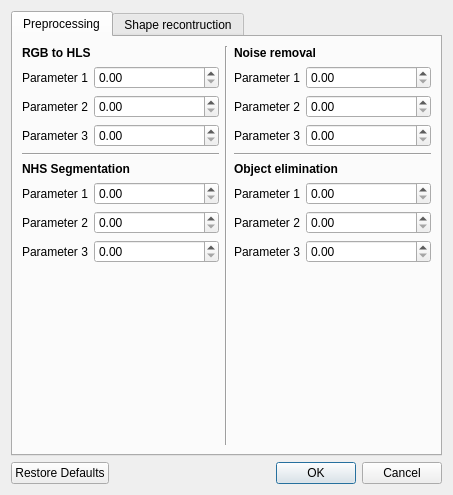
<?xml version="1.0" encoding="UTF-8"?>
<ui version="4.0">
 <class>Options</class>
 <widget class="QDialog" name="Options">
  <property name="geometry">
   <rect>
    <x>0</x>
    <y>0</y>
    <width>453</width>
    <height>495</height>
   </rect>
  </property>
  <property name="windowTitle">
   <string>Options</string>
  </property>
  <layout class="QVBoxLayout" name="verticalLayout_14">
   <item>
    <widget class="QTabWidget" name="tabWidget">
     <property name="currentIndex">
      <number>0</number>
     </property>
     <widget class="QWidget" name="tab">
      <attribute name="title">
       <string>Preprocessing</string>
      </attribute>
      <layout class="QHBoxLayout" name="horizontalLayout">
       <item>
        <layout class="QVBoxLayout" name="verticalLayout_6">
         <item>
          <layout class="QVBoxLayout" name="verticalLayout">
           <item>
            <widget class="QLabel" name="label">
             <property name="font">
              <font>
               <weight>75</weight>
               <bold>true</bold>
              </font>
             </property>
             <property name="text">
              <string>RGB to HLS</string>
             </property>
            </widget>
           </item>
           <item>
            <layout class="QFormLayout" name="formLayout">
             <item row="0" column="0">
              <widget class="QLabel" name="label_2">
               <property name="text">
                <string>Parameter 1</string>
               </property>
              </widget>
             </item>
             <item row="0" column="1">
              <widget class="QDoubleSpinBox" name="doubleSpinBox"/>
             </item>
             <item row="1" column="0">
              <widget class="QLabel" name="label_3">
               <property name="text">
                <string>Parameter 2</string>
               </property>
              </widget>
             </item>
             <item row="1" column="1">
              <widget class="QDoubleSpinBox" name="doubleSpinBox_2"/>
             </item>
             <item row="2" column="0">
              <widget class="QLabel" name="label_4">
               <property name="text">
                <string>Parameter 3</string>
               </property>
              </widget>
             </item>
             <item row="2" column="1">
              <widget class="QDoubleSpinBox" name="doubleSpinBox_3"/>
             </item>
            </layout>
           </item>
          </layout>
         </item>
         <item>
          <widget class="Line" name="line_2">
           <property name="orientation">
            <enum>Qt::Horizontal</enum>
           </property>
          </widget>
         </item>
         <item>
          <layout class="QVBoxLayout" name="verticalLayout_2">
           <item>
            <widget class="QLabel" name="label_5">
             <property name="font">
              <font>
               <weight>75</weight>
               <bold>true</bold>
              </font>
             </property>
             <property name="text">
              <string>NHS Segmentation</string>
             </property>
            </widget>
           </item>
           <item>
            <layout class="QFormLayout" name="formLayout_2">
             <item row="0" column="0">
              <widget class="QLabel" name="label_6">
               <property name="text">
                <string>Parameter 1</string>
               </property>
              </widget>
             </item>
             <item row="0" column="1">
              <widget class="QDoubleSpinBox" name="doubleSpinBox_4"/>
             </item>
             <item row="1" column="0">
              <widget class="QLabel" name="label_7">
               <property name="text">
                <string>Parameter 2</string>
               </property>
              </widget>
             </item>
             <item row="1" column="1">
              <widget class="QDoubleSpinBox" name="doubleSpinBox_5"/>
             </item>
             <item row="2" column="0">
              <widget class="QLabel" name="label_8">
               <property name="text">
                <string>Parameter 3</string>
               </property>
              </widget>
             </item>
             <item row="2" column="1">
              <widget class="QDoubleSpinBox" name="doubleSpinBox_6"/>
             </item>
            </layout>
           </item>
           <item>
            <spacer name="verticalSpacer_2">
             <property name="orientation">
              <enum>Qt::Vertical</enum>
             </property>
             <property name="sizeHint" stdset="0">
              <size>
               <width>20</width>
               <height>40</height>
              </size>
             </property>
            </spacer>
           </item>
          </layout>
         </item>
        </layout>
       </item>
       <item>
        <widget class="Line" name="line">
         <property name="orientation">
          <enum>Qt::Vertical</enum>
         </property>
        </widget>
       </item>
       <item>
        <layout class="QVBoxLayout" name="verticalLayout_5">
         <item>
          <layout class="QVBoxLayout" name="verticalLayout_3">
           <item>
            <widget class="QLabel" name="label_9">
             <property name="font">
              <font>
               <weight>75</weight>
               <bold>true</bold>
              </font>
             </property>
             <property name="text">
              <string>Noise removal</string>
             </property>
            </widget>
           </item>
           <item>
            <layout class="QFormLayout" name="formLayout_3">
             <item row="0" column="0">
              <widget class="QLabel" name="label_10">
               <property name="text">
                <string>Parameter 1</string>
               </property>
              </widget>
             </item>
             <item row="0" column="1">
              <widget class="QDoubleSpinBox" name="doubleSpinBox_7"/>
             </item>
             <item row="1" column="0">
              <widget class="QLabel" name="label_11">
               <property name="text">
                <string>Parameter 2</string>
               </property>
              </widget>
             </item>
             <item row="1" column="1">
              <widget class="QDoubleSpinBox" name="doubleSpinBox_8"/>
             </item>
             <item row="2" column="0">
              <widget class="QLabel" name="label_12">
               <property name="text">
                <string>Parameter 3</string>
               </property>
              </widget>
             </item>
             <item row="2" column="1">
              <widget class="QDoubleSpinBox" name="doubleSpinBox_9"/>
             </item>
            </layout>
           </item>
          </layout>
         </item>
         <item>
          <widget class="Line" name="line_3">
           <property name="orientation">
            <enum>Qt::Horizontal</enum>
           </property>
          </widget>
         </item>
         <item>
          <layout class="QVBoxLayout" name="verticalLayout_4">
           <item>
            <widget class="QLabel" name="label_13">
             <property name="font">
              <font>
               <weight>75</weight>
               <bold>true</bold>
              </font>
             </property>
             <property name="text">
              <string>Object elimination</string>
             </property>
            </widget>
           </item>
           <item>
            <layout class="QFormLayout" name="formLayout_4">
             <item row="0" column="0">
              <widget class="QLabel" name="label_14">
               <property name="text">
                <string>Parameter 1</string>
               </property>
              </widget>
             </item>
             <item row="0" column="1">
              <widget class="QDoubleSpinBox" name="doubleSpinBox_10"/>
             </item>
             <item row="1" column="0">
              <widget class="QLabel" name="label_15">
               <property name="text">
                <string>Parameter 2</string>
               </property>
              </widget>
             </item>
             <item row="1" column="1">
              <widget class="QDoubleSpinBox" name="doubleSpinBox_11"/>
             </item>
             <item row="2" column="0">
              <widget class="QLabel" name="label_16">
               <property name="text">
                <string>Parameter 3</string>
               </property>
              </widget>
             </item>
             <item row="2" column="1">
              <widget class="QDoubleSpinBox" name="doubleSpinBox_12"/>
             </item>
            </layout>
           </item>
           <item>
            <spacer name="verticalSpacer_3">
             <property name="orientation">
              <enum>Qt::Vertical</enum>
             </property>
             <property name="sizeHint" stdset="0">
              <size>
               <width>20</width>
               <height>40</height>
              </size>
             </property>
            </spacer>
           </item>
          </layout>
         </item>
        </layout>
       </item>
      </layout>
     </widget>
     <widget class="QWidget" name="tab_2">
      <attribute name="title">
       <string>Shape recontruction</string>
      </attribute>
      <layout class="QHBoxLayout" name="horizontalLayout_2">
       <item>
        <layout class="QVBoxLayout" name="verticalLayout_13">
         <item>
          <layout class="QVBoxLayout" name="verticalLayout_8">
           <item>
            <widget class="QLabel" name="label_17">
             <property name="font">
              <font>
               <weight>75</weight>
               <bold>true</bold>
              </font>
             </property>
             <property name="text">
              <string>Recover deformed shape</string>
             </property>
            </widget>
           </item>
           <item>
            <layout class="QFormLayout" name="formLayout_5">
             <item row="0" column="0">
              <widget class="QLabel" name="label_18">
               <property name="text">
                <string>Parameter 1</string>
               </property>
              </widget>
             </item>
             <item row="0" column="1">
              <widget class="QDoubleSpinBox" name="doubleSpinBox_13"/>
             </item>
             <item row="1" column="0">
              <widget class="QLabel" name="label_19">
               <property name="text">
                <string>Parameter 2</string>
               </property>
              </widget>
             </item>
             <item row="1" column="1">
              <widget class="QDoubleSpinBox" name="doubleSpinBox_14"/>
             </item>
             <item row="2" column="0">
              <widget class="QLabel" name="label_20">
               <property name="text">
                <string>Parameter 3</string>
               </property>
              </widget>
             </item>
             <item row="2" column="1">
              <widget class="QDoubleSpinBox" name="doubleSpinBox_15"/>
             </item>
            </layout>
           </item>
          </layout>
         </item>
         <item>
          <widget class="Line" name="line_4">
           <property name="orientation">
            <enum>Qt::Horizontal</enum>
           </property>
          </widget>
         </item>
         <item>
          <layout class="QVBoxLayout" name="verticalLayout_9">
           <item>
            <widget class="QLabel" name="label_21">
             <property name="font">
              <font>
               <weight>75</weight>
               <bold>true</bold>
              </font>
             </property>
             <property name="text">
              <string>Contour extraction</string>
             </property>
            </widget>
           </item>
           <item>
            <layout class="QFormLayout" name="formLayout_6">
             <item row="0" column="0">
              <widget class="QLabel" name="label_22">
               <property name="text">
                <string>Parameter 1</string>
               </property>
              </widget>
             </item>
             <item row="0" column="1">
              <widget class="QDoubleSpinBox" name="doubleSpinBox_16"/>
             </item>
             <item row="1" column="0">
              <widget class="QLabel" name="label_23">
               <property name="text">
                <string>Parameter 2</string>
               </property>
              </widget>
             </item>
             <item row="1" column="1">
              <widget class="QDoubleSpinBox" name="doubleSpinBox_17"/>
             </item>
             <item row="2" column="0">
              <widget class="QLabel" name="label_24">
               <property name="text">
                <string>Parameter 3</string>
               </property>
              </widget>
             </item>
             <item row="2" column="1">
              <widget class="QDoubleSpinBox" name="doubleSpinBox_18"/>
             </item>
            </layout>
           </item>
          </layout>
         </item>
         <item>
          <widget class="Line" name="line_5">
           <property name="orientation">
            <enum>Qt::Horizontal</enum>
           </property>
          </widget>
         </item>
         <item>
          <layout class="QVBoxLayout" name="verticalLayout_10">
           <item>
            <widget class="QLabel" name="label_25">
             <property name="font">
              <font>
               <weight>75</weight>
               <bold>true</bold>
              </font>
             </property>
             <property name="text">
              <string>Smooth contour</string>
             </property>
            </widget>
           </item>
           <item>
            <layout class="QFormLayout" name="formLayout_7">
             <item row="0" column="0">
              <widget class="QLabel" name="label_26">
               <property name="text">
                <string>Parameter 1</string>
               </property>
              </widget>
             </item>
             <item row="0" column="1">
              <widget class="QDoubleSpinBox" name="doubleSpinBox_19"/>
             </item>
             <item row="1" column="0">
              <widget class="QLabel" name="label_27">
               <property name="text">
                <string>Parameter 2</string>
               </property>
              </widget>
             </item>
             <item row="1" column="1">
              <widget class="QDoubleSpinBox" name="doubleSpinBox_20"/>
             </item>
             <item row="2" column="0">
              <widget class="QLabel" name="label_28">
               <property name="text">
                <string>Parameter 3</string>
               </property>
              </widget>
             </item>
             <item row="2" column="1">
              <widget class="QDoubleSpinBox" name="doubleSpinBox_21"/>
             </item>
            </layout>
           </item>
          </layout>
         </item>
        </layout>
       </item>
       <item>
        <widget class="Line" name="line_7">
         <property name="orientation">
          <enum>Qt::Vertical</enum>
         </property>
        </widget>
       </item>
       <item>
        <layout class="QVBoxLayout" name="verticalLayout_7">
         <item>
          <layout class="QVBoxLayout" name="verticalLayout_11">
           <item>
            <widget class="QLabel" name="label_29">
             <property name="font">
              <font>
               <weight>75</weight>
               <bold>true</bold>
              </font>
             </property>
             <property name="text">
              <string>Get rotation offset</string>
             </property>
            </widget>
           </item>
           <item>
            <layout class="QFormLayout" name="formLayout_8">
             <item row="0" column="0">
              <widget class="QLabel" name="label_30">
               <property name="text">
                <string>Parameter 1</string>
               </property>
              </widget>
             </item>
             <item row="0" column="1">
              <widget class="QDoubleSpinBox" name="doubleSpinBox_22"/>
             </item>
             <item row="1" column="0">
              <widget class="QLabel" name="label_31">
               <property name="text">
                <string>Parameter 2</string>
               </property>
              </widget>
             </item>
             <item row="1" column="1">
              <widget class="QDoubleSpinBox" name="doubleSpinBox_23"/>
             </item>
             <item row="2" column="0">
              <widget class="QLabel" name="label_32">
               <property name="text">
                <string>Parameter 3</string>
               </property>
              </widget>
             </item>
             <item row="2" column="1">
              <widget class="QDoubleSpinBox" name="doubleSpinBox_24"/>
             </item>
            </layout>
           </item>
          </layout>
         </item>
         <item>
          <widget class="Line" name="line_6">
           <property name="orientation">
            <enum>Qt::Horizontal</enum>
           </property>
          </widget>
         </item>
         <item>
          <layout class="QVBoxLayout" name="verticalLayout_12">
           <item>
            <widget class="QLabel" name="label_33">
             <property name="font">
              <font>
               <weight>75</weight>
               <bold>true</bold>
              </font>
             </property>
             <property name="text">
              <string>Gielis shape reconstruction</string>
             </property>
            </widget>
           </item>
           <item>
            <layout class="QFormLayout" name="formLayout_9">
             <item row="0" column="0">
              <widget class="QLabel" name="label_34">
               <property name="text">
                <string>Parameter 1</string>
               </property>
              </widget>
             </item>
             <item row="0" column="1">
              <widget class="QDoubleSpinBox" name="doubleSpinBox_25"/>
             </item>
             <item row="1" column="0">
              <widget class="QLabel" name="label_35">
               <property name="text">
                <string>Parameter 2</string>
               </property>
              </widget>
             </item>
             <item row="1" column="1">
              <widget class="QDoubleSpinBox" name="doubleSpinBox_26"/>
             </item>
             <item row="2" column="0">
              <widget class="QLabel" name="label_36">
               <property name="text">
                <string>Parameter 3</string>
               </property>
              </widget>
             </item>
             <item row="2" column="1">
              <widget class="QDoubleSpinBox" name="doubleSpinBox_27"/>
             </item>
            </layout>
           </item>
           <item>
            <spacer name="verticalSpacer">
             <property name="orientation">
              <enum>Qt::Vertical</enum>
             </property>
             <property name="sizeHint" stdset="0">
              <size>
               <width>20</width>
               <height>40</height>
              </size>
             </property>
            </spacer>
           </item>
          </layout>
         </item>
        </layout>
       </item>
      </layout>
     </widget>
    </widget>
   </item>
   <item>
    <widget class="QDialogButtonBox" name="buttonBox">
     <property name="orientation">
      <enum>Qt::Horizontal</enum>
     </property>
     <property name="standardButtons">
      <set>QDialogButtonBox::Cancel|QDialogButtonBox::Ok|QDialogButtonBox::RestoreDefaults</set>
     </property>
    </widget>
   </item>
  </layout>
 </widget>
 <resources/>
 <connections>
  <connection>
   <sender>buttonBox</sender>
   <signal>accepted()</signal>
   <receiver>Options</receiver>
   <slot>accept()</slot>
   <hints>
    <hint type="sourcelabel">
     <x>248</x>
     <y>254</y>
    </hint>
    <hint type="destinationlabel">
     <x>157</x>
     <y>274</y>
    </hint>
   </hints>
  </connection>
  <connection>
   <sender>buttonBox</sender>
   <signal>rejected()</signal>
   <receiver>Options</receiver>
   <slot>reject()</slot>
   <hints>
    <hint type="sourcelabel">
     <x>316</x>
     <y>260</y>
    </hint>
    <hint type="destinationlabel">
     <x>286</x>
     <y>274</y>
    </hint>
   </hints>
  </connection>
 </connections>
</ui>
